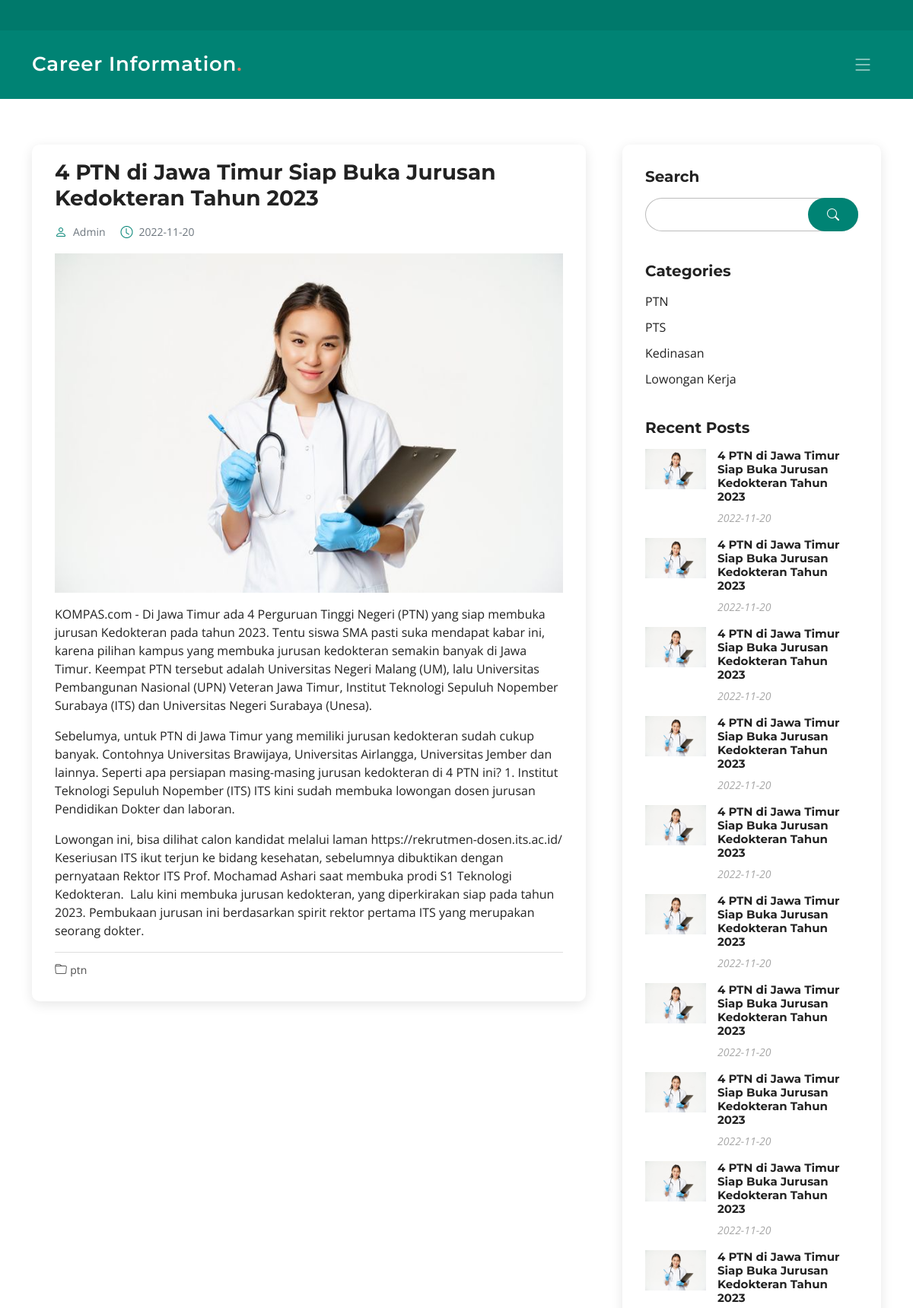
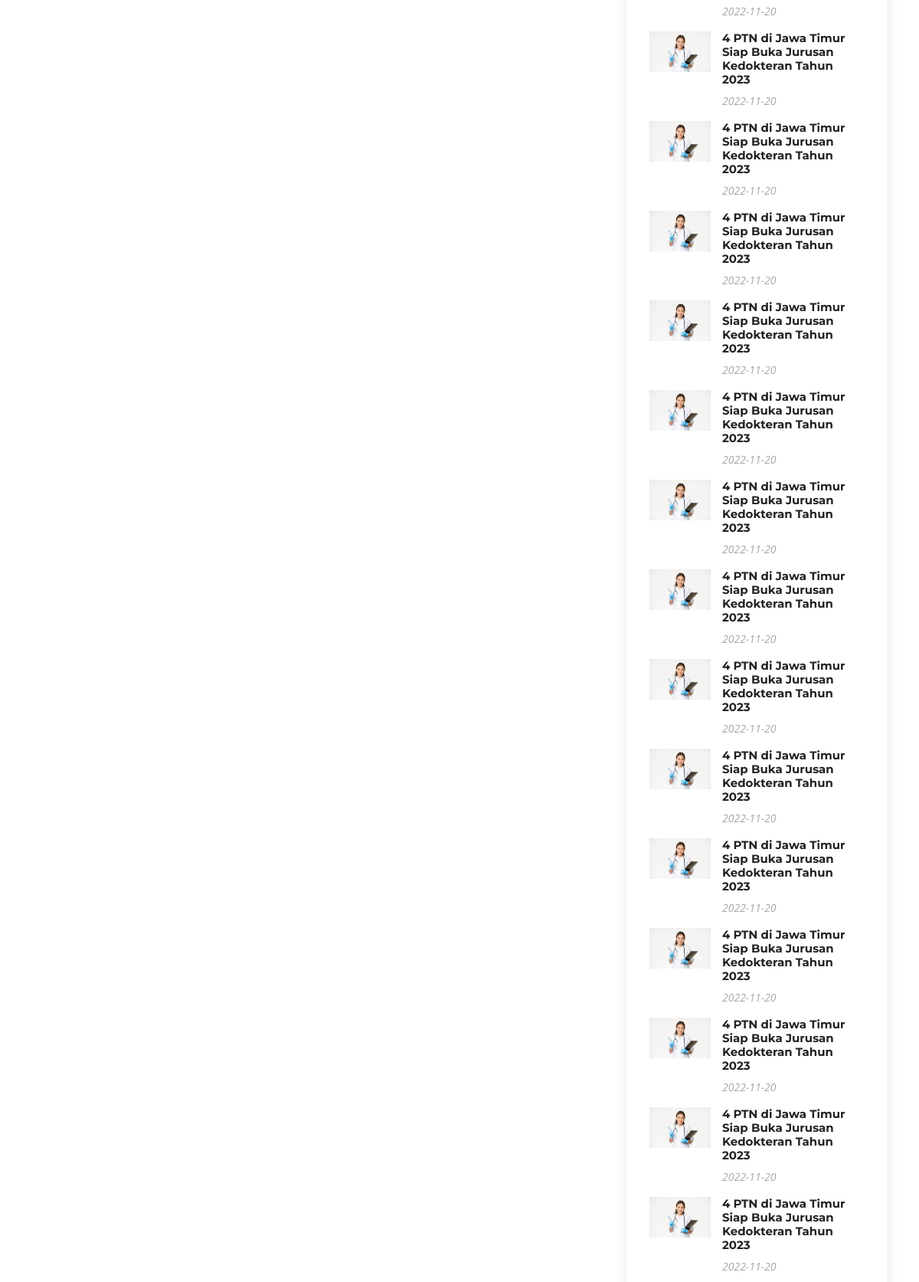
Page /artikel/detail/45 (upper part) on the committed database (2 pictures, top to bottom).
### tables this page shows
CREATE TABLE `artikel` (
  `id` int(11) NOT NULL,
  `judul` varchar(255) NOT NULL,
  `tanggal` date NOT NULL,
  `kategori` varchar(100) NOT NULL,
  `isi` text NOT NULL
);

### application/controllers/Artikel.php (called while the page is built, shortened)
<?php
class Artikel extends CI_Controller
{
  public $module = 'artikel';
  public function __construct()
  {
    $this->load->model('artikel_model');
  }
  public function detail($id)
  {
    $artikel = $this->artikel_model->get_by_id($id);
    $articles = $this->artikel_model->get_all();
    $data = array(
      'title' => 'Detail ' . $this->module,
      'titleapp' => config_item('title'),
      'descapp' => config_item('desc'),
      'socmed' => config_item('socmed'),
      'artikel' => $artikel,
      'articles' => $articles,
      'kategori_artikel' => config_item('kategori_artikel'),
    );
    $this->load->view('layout/header', $data);
    $this->load->view($this->module . '/detail', $data);
    $this->load->view('layout/footer', $data);
  }
}

### index.php (called while the page is built, shortened)
<?php
require_once BASEPATH.'core/CodeIgniter.php';

### application/models/Artikel_model.php (called while the page is built, shortened)
<?php
class Artikel_model extends CI_Model
{
  public $table = 'artikel';
  public $id = 'id';
  public $order = 'DESC';
  function get_all($q = NULL)
  {
    $this->db->order_by($this->id, $this->order);
    return $this->db->get($this->table)->result();
  }
  function get_by_id($id)
  {
    $this->db->where($this->id, $id);
    return $this->db->get($this->table)->row();
  }
}

### application/helpers/Akbr_helper.php (called while the page is built, shortened)
<?php if (!defined('BASEPATH')) exit('No direct script access allowed');
function get_images_from_articles($id_articles)
{
  $CI = &get_instance();
  $artikel = $CI->Artikel_model->get_by_id($id_articles);
  $body = $artikel->isi;
  preg_match_all('/<img[^>]+>/i', $body, $result);
  return $result[0];
}
function get_thumb_articles($id_articles)
{
  return get_images_from_articles($id_articles)[0];
}

### application/views/artikel/detail.php (the view, shortened to what this page needs)
<section id="blog" class="blog">
  <div class="container" data-aos="fade-up">
    <div class="row g-5">
      <div class="col-lg-8">
        <article class="blog-details">
          <h2 class="title"><?= $artikel->judul; ?></h2>
          <div class="meta-top">
            <ul>
              <li class="d-flex align-items-center"><i class="bi bi-person"></i> <a href="#">Admin</a></li>
              <li class="d-flex align-items-center"><i class="bi bi-clock"></i> <a href="#"><time datetime="2020-01-01"><?= $artikel->tanggal; ?></time></a></li>
            </ul>
          </div>
          <div class="content">
            <p>
              <?= $artikel->isi; ?>
            </p>
          </div>
          <div class="meta-bottom">
            <i class="bi bi-folder"></i>
            <ul class="cats">
              <li><a href="#"><?= $artikel->kategori; ?></a></li>
            </ul>
          </div>
        </article>
      </div>
      <div class="col-lg-4">
        <div class="sidebar">
          <div class="sidebar-item search-form">
            <h3 class="sidebar-title">Search</h3>
            <form action="<?= base_url('artikel/index'); ?>" class="mt-3" method="GET">
              <input type="text" name="search">
              <button type="submit"><i class="bi bi-search"></i></button>
            </form>
          </div>
          <div class="sidebar-item categories">
            <h3 class="sidebar-title">Categories</h3>
            <ul class="mt-3">
              <?php foreach ($kategori_artikel as $kategori) : ?>
                <li><a href="<?= base_url('artikel/index/?search=' . $kategori); ?>"><?= $kategori; ?></a></li>
              <?php endforeach ?>
            </ul>
          </div>
          <div class="sidebar-item recent-posts">
            <h3 class="sidebar-title">Recent Posts</h3>
            <div class="mt-3">
              <?php foreach ($articles as $article) : ?>
                <div class="post-item mt-3">
                  <?php echo get_thumb_articles($article->id); ?>
                  <div>
                    <h4><a href="<?= base_url('artikel/detail/' . $article->id); ?>"><?= $article->judul; ?></a></h4>
                    <time datetime="2020-01-01"><?= $article->tanggal; ?></time>
                  </div>
                </div>
              <?php endforeach ?>
            </div>
          </div>
        </div>
      </div>
    </div>
  </div>
</section>

### assets-impact/css/main.css (style rules this page uses)
:root { --font-default: "Open Sans", system-ui, -apple-system, "Segoe UI", Roboto, "Helvetica Neue", Arial, "Noto Sans", "Liberation Sans", sans-serif, "Apple Color Emoji", "Segoe UI Emoji", "Segoe UI Symbol", "Noto Color Emoji"; --font-primary: "Montserrat", sans-serif; --font-secondary: "Poppins", sans-serif; }
:root { --color-default: #222222; --color-primary: #008374; --color-secondary: #f85a40; }
:root { scroll-behavior: smooth; }
body { font-family: var(--font-default); color: var(--color-default); }
a { color: var(--color-primary); text-decoration: none; }
h1, h2, h3, h4, h5, h6 { font-family: var(--font-primary); }
section { padding: 60px 0; overflow: hidden; }
section { scroll-margin-top: 70px; }
.blog .blog-details { box-shadow: 0 4px 16px rgba(0, 0, 0, 0.1); padding: 30px; border-radius: 10px; }
.blog .blog-details .title { font-size: 28px; font-weight: 700; padding: 0; margin: 20px 0 0 0; color: var(--color-default); }
.blog .blog-details .content { margin-top: 20px; }
.blog .blog-details .meta-top { margin-top: 20px; color: #6c757d; }
.blog .blog-details .meta-top ul { display: flex; flex-wrap: wrap; list-style: none; align-items: center; padding: 0; margin: 0; }
.blog .blog-details .meta-top ul li+li { padding-left: 20px; }
.blog .blog-details .meta-top i { font-size: 16px; margin-right: 8px; line-height: 0; color: var(--color-primary); }
.blog .blog-details .meta-top a { color: #6c757d; font-size: 14px; display: inline-block; line-height: 1; }
.blog .blog-details .meta-bottom { padding-top: 10px; border-top: 1px solid rgba(34, 34, 34, 0.15); }
.blog .blog-details .meta-bottom i { color: #555555; display: inline; }
.blog .blog-details .meta-bottom a { color: rgba(34, 34, 34, 0.8); transition: 0.3s; }
.blog .blog-details .meta-bottom .cats { list-style: none; display: inline; padding: 0 20px 0 0; font-size: 14px; }
.blog .blog-details .meta-bottom .cats li { display: inline-block; }
.blog .sidebar { padding: 30px; box-shadow: 0 4px 16px rgba(0, 0, 0, 0.1); border-radius: 10px; }
.blog .sidebar .sidebar-title { font-size: 20px; font-weight: 700; padding: 0; margin: 0; color: var(--color-default); }
.blog .sidebar .sidebar-item+.sidebar-item { margin-top: 40px; }
.blog .sidebar .search-form form { background: #fff; border: 1px solid rgba(34, 34, 34, 0.3); padding: 5px 10px; position: relative; border-radius: 50px; }
.blog .sidebar .search-form form input[type=text] { border: 0; padding: 4px; border-radius: 50px; width: calc(100% - 60px); }
.blog .sidebar .search-form form button { position: absolute; top: 0; right: 0; bottom: 0; border: 0; background: none; font-size: 16px; padding: 0 25px; margin: -1px; background: var(--color-primary); color: #fff; transition: 0.3s; border-radius: 50px; line-height: 0; }
.blog .sidebar .search-form form button i { line-height: 0; }
.blog .sidebar .categories ul { list-style: none; padding: 0; }
.blog .sidebar .categories ul li+li { padding-top: 10px; }
.blog .sidebar .categories ul a { color: var(--color-default); transition: 0.3s; }
.blog .sidebar .recent-posts .post-item+.post-item { margin-top: 15px; }
.blog .sidebar .recent-posts img { width: 80px; float: left; }
.blog .sidebar .recent-posts h4 { font-size: 15px; margin-left: 95px; font-weight: bold; }
.blog .sidebar .recent-posts h4 a { color: var(--color-default); transition: 0.3s; }
.blog .sidebar .recent-posts time { display: block; margin-left: 95px; font-style: italic; font-size: 14px; color: rgba(34, 34, 34, 0.4); }

### rows in the picture
artikel: judul "4 PTN di Jawa Timur Siap Buka Jurusan Kedokteran Tahun 2023", tanggal "2022-11-20", isi (picture), isi "KOMPAS.com - Di Jawa Timur ada 4 Perguruan Tinggi Negeri (PTN) yang siap membuka jurusan Kedokteran pada tahun 2023. Tentu siswa SMA pasti suka mendapat kabar ini, karena pilihan kampus yang membuka jurusan kedokteran semakin banyak di Jawa Timur. Keempat PTN tersebut adalah Universitas Negeri Malang (UM), lalu Universitas Pembangunan Nasional (UPN) Veteran Jawa Timur, Institut Teknologi Sepuluh Nopember Surabaya (ITS) dan Universitas Negeri Surabaya (Unesa). Sebelumya, untuk PTN di Jawa Timur yang memiliki jurusan kedokteran sudah cukup banyak. Contohnya Universitas Brawijaya, Universitas Airlangga, Universitas Jember dan lainnya. Seperti apa persiapan masing-masing jurusan kedokteran di 4…", kategori "ptn", id+isi (picture)
artikel: id+isi (picture), judul "4 PTN di Jawa Timur Siap Buka Jurusan Kedokteran Tahun 2023", tanggal "2022-11-20"
artikel: id+isi (picture), judul "4 PTN di Jawa Timur Siap Buka Jurusan Kedokteran Tahun 2023", tanggal "2022-11-20"
artikel: id+isi (picture), judul "4 PTN di Jawa Timur Siap Buka Jurusan Kedokteran Tahun 2023", tanggal "2022-11-20"
artikel: id+isi (picture), judul "4 PTN di Jawa Timur Siap Buka Jurusan Kedokteran Tahun 2023", tanggal "2022-11-20"
artikel: id+isi (picture), judul "4 PTN di Jawa Timur Siap Buka Jurusan Kedokteran Tahun 2023", tanggal "2022-11-20"
artikel: id+isi (picture), judul "4 PTN di Jawa Timur Siap Buka Jurusan Kedokteran Tahun 2023", tanggal "2022-11-20"
artikel: id+isi (picture), judul "4 PTN di Jawa Timur Siap Buka Jurusan Kedokteran Tahun 2023", tanggal "2022-11-20"
artikel: id+isi (picture), judul "4 PTN di Jawa Timur Siap Buka Jurusan Kedokteran Tahun 2023", tanggal "2022-11-20"
artikel: id+isi (picture), judul "4 PTN di Jawa Timur Siap Buka Jurusan Kedokteran Tahun 2023", tanggal "2022-11-20"
artikel: id+isi (picture), judul "4 PTN di Jawa Timur Siap Buka Jurusan Kedokteran Tahun 2023", tanggal "2022-11-20"
artikel: id+isi (picture), judul "4 PTN di Jawa Timur Siap Buka Jurusan Kedokteran Tahun 2023", tanggal "2022-11-20"
artikel: id+isi (picture), judul "4 PTN di Jawa Timur Siap Buka Jurusan Kedokteran Tahun 2023", tanggal "2022-11-20"
artikel: id+isi (picture), judul "4 PTN di Jawa Timur Siap Buka Jurusan Kedokteran Tahun 2023", tanggal "2022-11-20"
artikel: id+isi (picture), judul "4 PTN di Jawa Timur Siap Buka Jurusan Kedokteran Tahun 2023", tanggal "2022-11-20"
artikel: id+isi (picture), judul "4 PTN di Jawa Timur Siap Buka Jurusan Kedokteran Tahun 2023", tanggal "2022-11-20"
artikel: id+isi (picture), judul "4 PTN di Jawa Timur Siap Buka Jurusan Kedokteran Tahun 2023", tanggal "2022-11-20"
artikel: id+isi (picture), judul "4 PTN di Jawa Timur Siap Buka Jurusan Kedokteran Tahun 2023", tanggal "2022-11-20"
artikel: id+isi (picture), judul "4 PTN di Jawa Timur Siap Buka Jurusan Kedokteran Tahun 2023", tanggal "2022-11-20"
artikel: id+isi (picture), judul "4 PTN di Jawa Timur Siap Buka Jurusan Kedokteran Tahun 2023", tanggal "2022-11-20"
artikel: id+isi (picture), judul "4 PTN di Jawa Timur Siap Buka Jurusan Kedokteran Tahun 2023", tanggal "2022-11-20"
artikel: id+isi (picture), judul "4 PTN di Jawa Timur Siap Buka Jurusan Kedokteran Tahun 2023", tanggal "2022-11-20"
artikel: id+isi (picture), judul "4 PTN di Jawa Timur Siap Buka Jurusan Kedokteran Tahun 2023", tanggal "2022-11-20"
artikel: id+isi (picture), judul "4 PTN di Jawa Timur Siap Buka Jurusan Kedokteran Tahun 2023", tanggal "2022-11-20"

### other values in the picture
$titleapp "Career Information"
$kategori "PTN"
$kategori "PTS"
$kategori "Kedinasan"
$kategori "Lowongan Kerja"
